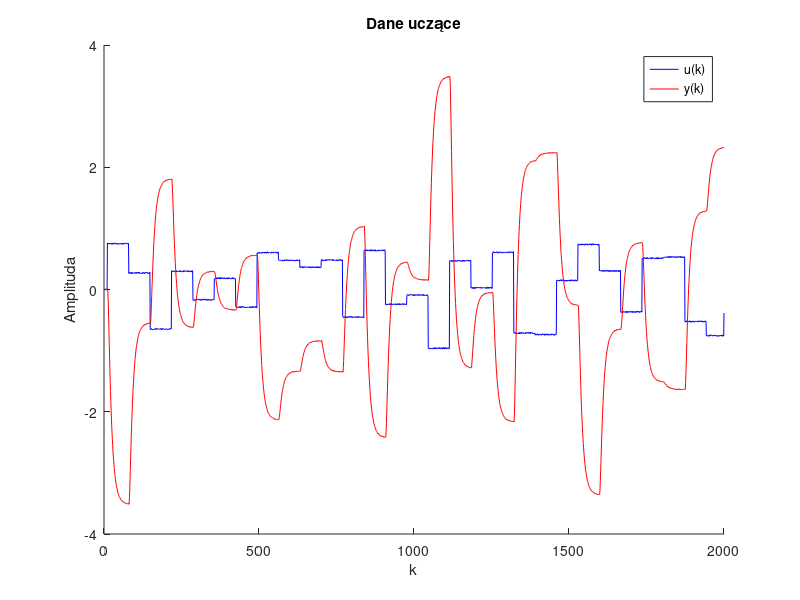
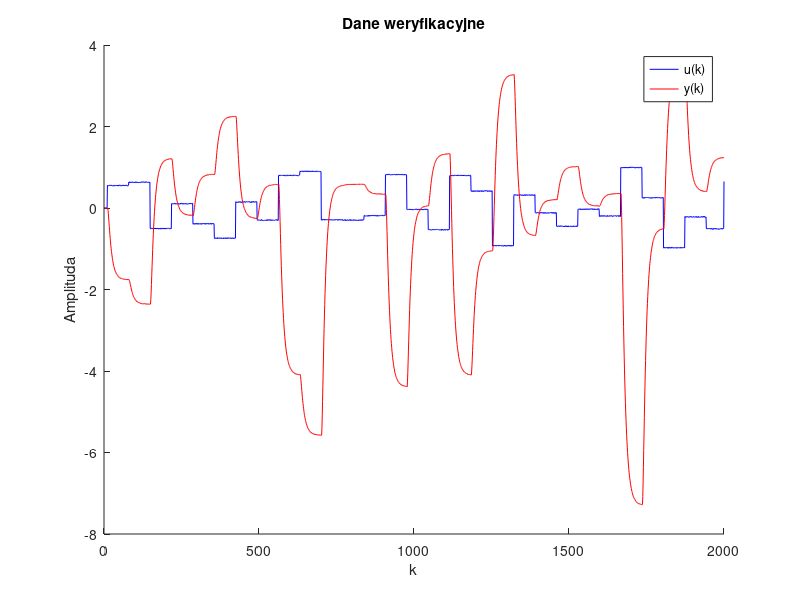
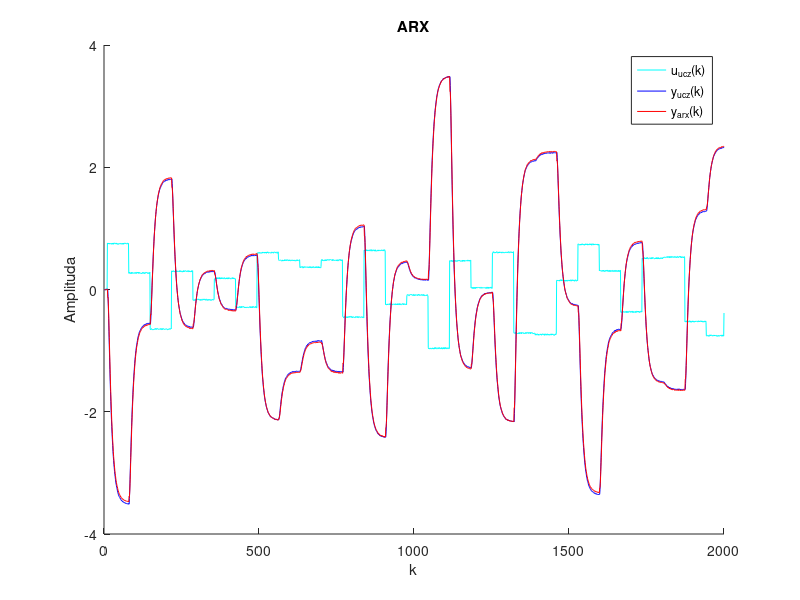
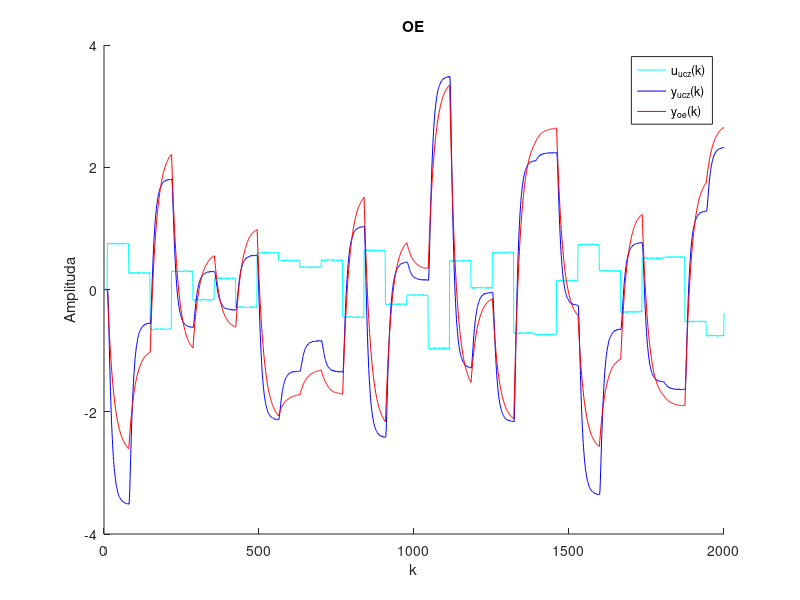

These figures' MATLAB source, in order:
%Michał Stolarz
%Projekt nr 2 MODI

koniec = 2000;
k = 1:koniec;
%ZAD A
%pobranie danych uczących
fileID = fopen('danedynucz41.txt','r');
formatSpec = '%g';
sizeA = [2 Inf];
A = fscanf(fileID,formatSpec,sizeA);
fclose(fileID);
A=A'

%wykres
X_ucz=A(1:end,1);
Y_ucz=A(1:end,2);
figure
hold on
plot(k,X_ucz,'blue')
plot(k,Y_ucz,'red')
legend('u(k)','y(k)')
title('Dane uczące')
xlabel('k');
ylabel('Amplituda');
hold off

%pobranie danych weryfikacyjnych
fileID = fopen('danedynwer41.txt','r');
formatSpec = '%g';
sizeA = [2 Inf];


A = fscanf(fileID,formatSpec,sizeA)
fclose(fileID);
A=A'

%wykres
X_wer=A(1:end,1);
Y_wer=A(1:end,2);
figure
hold on
plot(k,X_wer,'blue')
plot(k,Y_wer,'red')
legend('u(k)','y(k)')
title('Dane weryfikacyjne')
xlabel('k');
ylabel('Amplituda');
hold off



%rząd 
r = 1%rząd dynamiki
r_w = 1; %rząd wielomianu

Dane_ucz=[X_ucz, Y_ucz];
Dane_wer=[X_wer, Y_wer];
P=length(Dane_ucz);
Y_ucz_wy=Dane_ucz(r+1:P,2);

%Tworzenie uniwersalnej macierzy M
M=zeros(length(Dane_ucz)-r, 2*r*r_w);
for i=1:r
    for j=1:r_w
        M(:,r_w*i-r_w+j)=Dane_ucz((r-(i-1)):(P-i),1).^j;
        M(:,r_w*i-r_w+j+r*r_w)=Dane_ucz((r-(i-1)):(P-i),2).^j;
    end
end
w=M\Y_ucz_wy;
n=length(w)/2;

%rekurencja
y_mod_oe = zeros(P,1);
%bez rekurencji
y_mod_arx = zeros(P,1);
%rekurencja
y_mod_oe_wer = zeros(P,1);
%bez rekurencji
y_mod_arx_wer = zeros(P,1);


for k=r+1:P
    for m=1:r
        y_mod_oe(k)=y_mod_oe(k)+w(m)*Dane_ucz(k-m,1)+w(m+n)*y_mod_oe(k-m);%rekurencja dane ucz
        
        y_mod_oe_wer(k)=y_mod_oe_wer(k)+w(m)*Dane_wer(k-m,1)+w(m+n)*y_mod_oe_wer(k-m);%rekurencja dane wer
        
        y_mod_arx(k)=y_mod_arx(k)+w(m)*Dane_ucz(k-m,1)+w(m+n)*Dane_ucz(k-m,2);%nie rekurencja dane ucz
        
        y_mod_arx_wer(k)=y_mod_arx_wer(k)+w(m)*Dane_wer(k-m,1)+w(m+n)*Dane_wer(k-m,2);%nie rekurencja dane ucz
        
    end
end


%błąd bez rekurencji dla Dane_ucz
Err_biter_ucz=(norm(y_mod_arx(r+1:P)-Y_ucz(r+1:P)))^2

%bład z rekurencją dla Dane_ucz
Err_iter_ucz=(norm(y_mod_oe(r+1:P)-Y_ucz(r+1:P)))^2

%błąd bez rekurencji dla Dane_wer
Err_biter_wer=(norm(y_mod_arx_wer(r+1:P)-Y_wer(r+1:P)))^2

%bład z rekurencją dla Dane_wer
Err_iter_wer=(norm(y_mod_oe_wer(r+1:P)-Y_wer(r+1:P)))^2

k = 1:P;

%rysowanie wykresów dane uczace
    figure
    hold on
    plot(k,X_ucz,'cyan')
    plot(k,Y_ucz,'blue')
    plot(k,y_mod_arx,'red')
    legend('u_{ucz}(k)','y_{ucz}(k)','y_{arx}(k)')
    title('ARX')
    xlabel('k');
    ylabel('Amplituda');
    hold off
    
    figure
    hold on
    plot(k,X_ucz,'cyan')
    plot(k,Y_ucz,'blue')
    plot(k,y_mod_oe,'red')
    legend('u_{ucz}(k)','y_{ucz}(k)','y_{oe}(k)')
    title('OE')
    xlabel('k');
    ylabel('Amplituda');
    hold off
    
     %rysowanie wykresów dane weryfikacyjne
    figure
    hold on
    plot(k,X_wer,'cyan')
    plot(k,Y_wer,'blue')
    plot(k,y_mod_arx_wer,'red')
    legend('u_{wer}(k)','y_{wer}(k)','y_{arx}(k)')
    title('ARX')
    xlabel('k');
    ylabel('Amplituda');
    hold off
    
    figure
    hold on
    plot(k,X_wer,'cyan')
    plot(k,Y_wer,'blue')
    plot(k,y_mod_oe_wer,'red')
    legend('u_{wer}(k)','y_{wer}(k)','y_{oe}(k)')
    title('OE')
    xlabel('k');
    ylabel('Amplituda');
    hold 